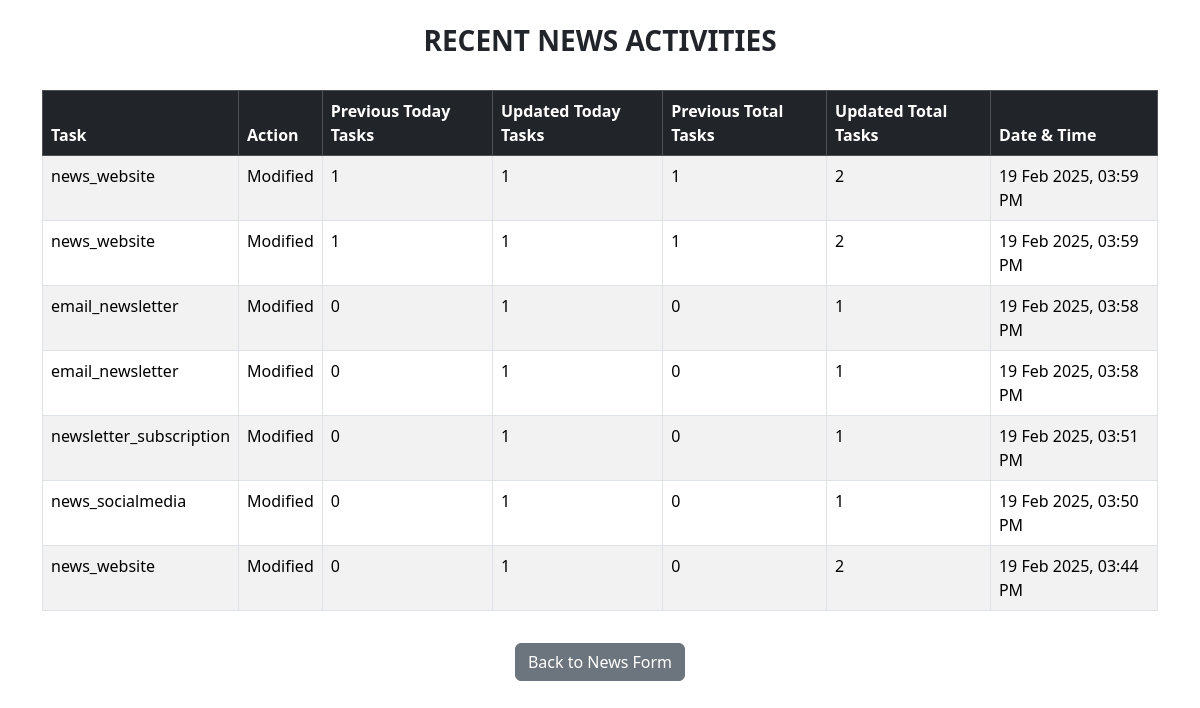
The app's page /news_activities/ with its own data.
### card_app/models.py (models this page shows, shortened)
class NewsActivity(models.Model):
    task = models.ForeignKey(NewsTable, on_delete=models.CASCADE)
    action = models.CharField(max_length=50)  # 'Added' or 'Updated'
    prev_today_tasks = models.IntegerField(null=True, blank=True, default=0)
    prev_total_tasks = models.IntegerField(null=True, blank=True)
    timestamp = models.DateTimeField(default=now)

class NewsTable(models.Model):
    news_choices = [
        ('news_website', 'No. of news published on Website'),
        ('news_socialmedia', 'No. of news published on Social Media'),
        ('newsletter_subscription', 'No. of subscriptions done for Newsletter'),
        ('email_newsletter', 'Newsletter prepared for customers via Email'),
    ]
    news_tasks = models.CharField(max_length=200,choices=news_choices)
    today_tasks = models.IntegerField(default=0)
    total_tasks = models.IntegerField(default=0)
    timestamp = models.DateTimeField(auto_now_add=True)

### card_app/views.py (the view)
# urls.py: path('news_activities/',views.news_activities, name='news_activities'),
def news_activities(request):
    activities = NewsActivity.objects.all().order_by('-timestamp')  # Fetch only logged activities
    return render(request, "card_app/news_activities.html", {"activities": activities})

### card_app/templates/card_app/news_activities.html (shortened to what this page needs)
{% load tz %}
<!DOCTYPE html>
<html lang="en">
<head>
    <link href="https://cdn.jsdelivr.net/npm/bootstrap@5.3.3/dist/css/bootstrap.min.css" rel="stylesheet">
</head>
<body>
<div class="container mt-4">
    <h3 class="text-center text-uppercase fw-bold">Recent News Activities</h3>
    <div class="table-responsive">
        <table class="table table-striped table-bordered mt-4">
            <thead class="table-dark">
                <tr>
                    <th>Task</th>
                    <th>Action</th>
                    <th>Previous Today Tasks</th>
                    <th>Updated Today Tasks</th>
                    <th>Previous Total Tasks</th>
                    <th>Updated Total Tasks</th>
                    <th>Date & Time</th>
                </tr>
            </thead>
            <tbody>
                {% for activity in activities %}
                    <tr>
                        <td>{{ activity.task.news_tasks }}</td>
                        <td>{{ activity.action }}</td>
                        <td>{{ activity.prev_today_tasks }}</td>
                        <td>{{ activity.task.today_tasks }}</td>
                        <td>{{ activity.prev_total_tasks }}</td>
                        <td>{{ activity.task.total_tasks }}</td>
                        <td>{{ activity.timestamp|timezone:"Asia/Kolkata"|date:"d M Y, h:i A" }}</td>
                    </tr>
                {% empty %}
                    <tr><td colspan="7" class="text-center text-muted">No recent activities</td></tr>
                {% endfor %}
            </tbody>
        </table>
    </div>
    <div class="text-center mt-3">
        <a href="{% url 'card_app:news_form' %}" class="btn btn-secondary">Back to News Form</a>
    </div>
</div>
</body>
</html>

### records on screen
NewsActivity: task.news_tasks "news_website", action "Modified", prev_today_tasks "1", task.today_tasks "1", prev_total_tasks "1", task.total_tasks "2", timestamp "19 Feb 2025, 03:59 PM"
NewsActivity: task.news_tasks "news_website", action "Modified", prev_today_tasks "1", task.today_tasks "1", prev_total_tasks "1", task.total_tasks "2", timestamp "19 Feb 2025, 03:59 PM"
NewsActivity: task.news_tasks "email_newsletter", action "Modified", prev_today_tasks "0", task.today_tasks "1", prev_total_tasks "0", task.total_tasks "1", timestamp "19 Feb 2025, 03:58 PM"
NewsActivity: task.news_tasks "email_newsletter", action "Modified", prev_today_tasks "0", task.today_tasks "1", prev_total_tasks "0", task.total_tasks "1", timestamp "19 Feb 2025, 03:58 PM"
NewsActivity: task.news_tasks "newsletter_subscription", action "Modified", prev_today_tasks "0", task.today_tasks "1", prev_total_tasks "0", task.total_tasks "1", timestamp "19 Feb 2025, 03:51 PM"
NewsActivity: task.news_tasks "news_socialmedia", action "Modified", prev_today_tasks "0", task.today_tasks "1", prev_total_tasks "0", task.total_tasks "1", timestamp "19 Feb 2025, 03:50 PM"
NewsActivity: task.news_tasks "news_website", action "Modified", prev_today_tasks "0", task.today_tasks "1", prev_total_tasks "0", task.total_tasks "2", timestamp "19 Feb 2025, 03:44 PM"
